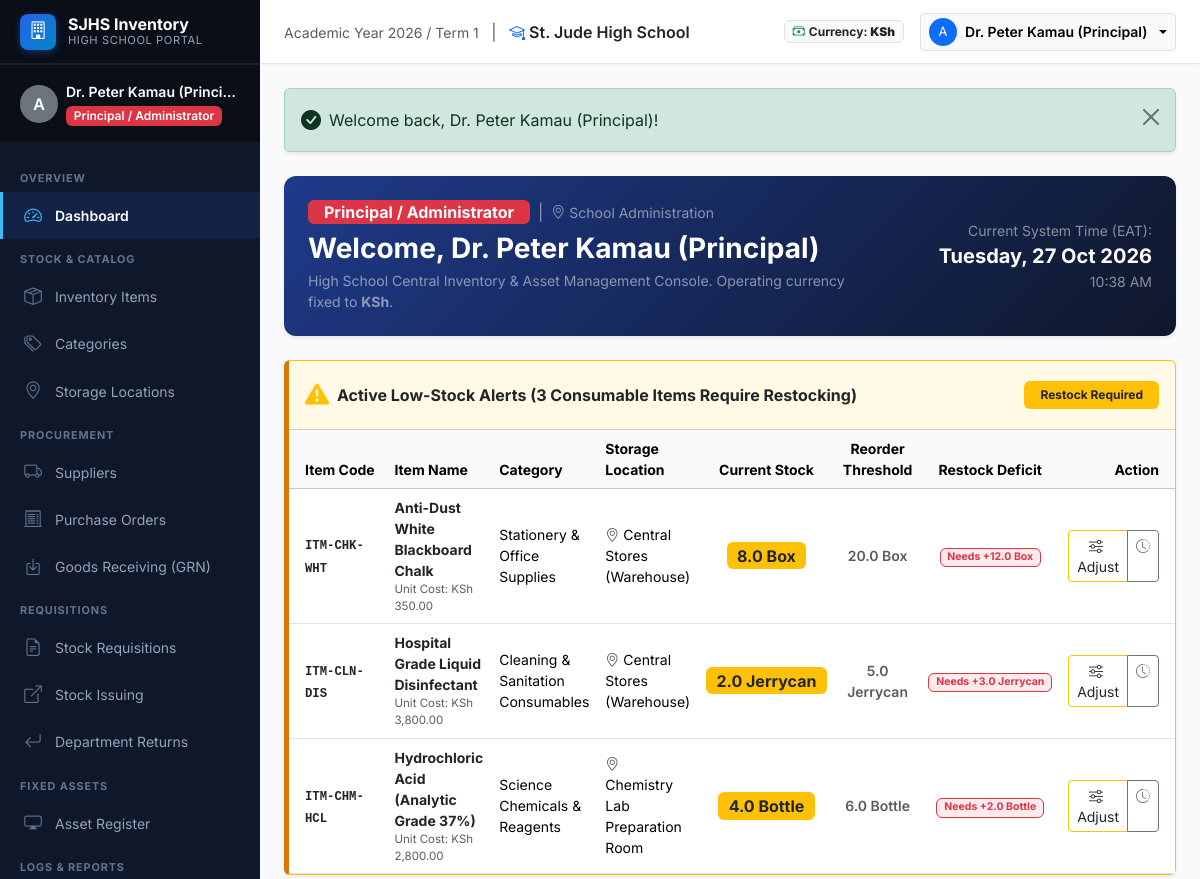
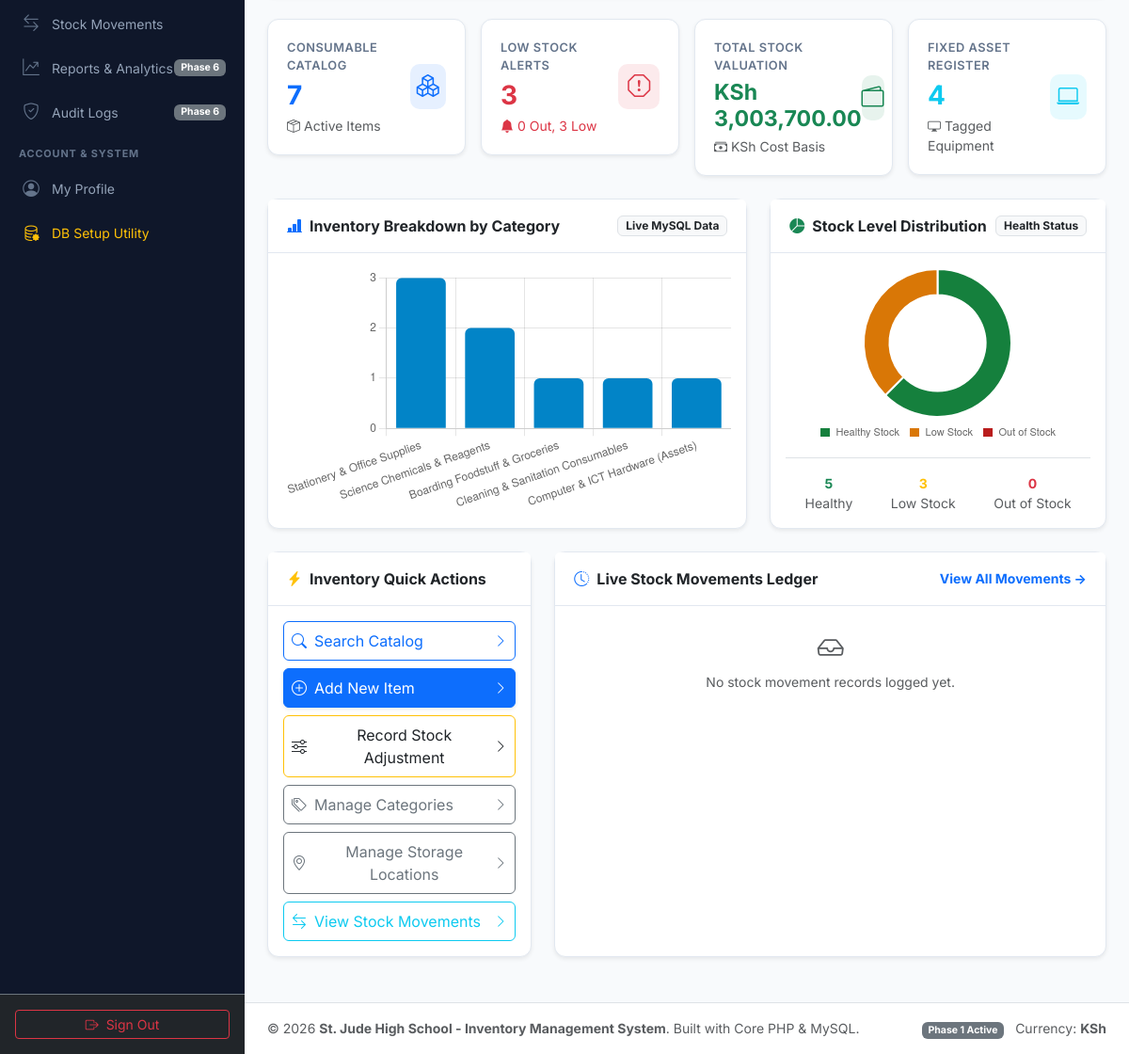
Page /public/dashboard.php (signed in) on the committed database (2 pictures, top to bottom).
### tables this page shows
CREATE TABLE `items` (
  `id` INT UNSIGNED NOT NULL AUTO_INCREMENT,
  `category_id` INT UNSIGNED NOT NULL,
  `location_id` INT UNSIGNED NULL DEFAULT NULL,
  `item_code` VARCHAR(50) NOT NULL,
  `name` VARCHAR(150) NOT NULL,
  `description` TEXT NULL DEFAULT NULL,
  `unit_of_measure` VARCHAR(30) NOT NULL DEFAULT 'Pcs',
  `is_asset` TINYINT(1) NOT NULL DEFAULT 0,
  `unit_cost` DECIMAL(12,2) NOT NULL DEFAULT 0.00,
  `quantity_on_hand` DECIMAL(12,2) NOT NULL DEFAULT 0.00,
  `reorder_level` DECIMAL(12,2) NOT NULL DEFAULT 10.00,
  `status` ENUM('active', 'discontinued') NOT NULL DEFAULT 'active',
  `created_at` TIMESTAMP NOT NULL DEFAULT CURRENT_TIMESTAMP,
  `updated_at` TIMESTAMP NOT NULL DEFAULT CURRENT_TIMESTAMP ON UPDATE CURRENT_TIMESTAMP,
  PRIMARY KEY (`id`),
  UNIQUE KEY `uk_item_code` (`item_code`),
  KEY `idx_item_category` (`category_id`),
  KEY `idx_item_location` (`location_id`),
  KEY `idx_item_is_asset` (`is_asset`),
  KEY `idx_item_reorder` (`quantity_on_hand`, `reorder_level`),
  CONSTRAINT `fk_items_category` FOREIGN KEY (`category_id`) 
    REFERENCES `categories` (`id`) ON DELETE RESTRICT ON UPDATE CASCADE,
  CONSTRAINT `fk_items_location` FOREIGN KEY (`location_id`) 
    REFERENCES `locations` (`id`) ON DELETE SET NULL ON UPDATE CASCADE
);

CREATE TABLE `categories` (
  `id` INT UNSIGNED NOT NULL AUTO_INCREMENT,
  `code` VARCHAR(20) NOT NULL,
  `name` VARCHAR(100) NOT NULL,
  `is_asset_category` TINYINT(1) NOT NULL DEFAULT 0,
  `description` TEXT NULL DEFAULT NULL,
  `created_at` TIMESTAMP NOT NULL DEFAULT CURRENT_TIMESTAMP,
  `updated_at` TIMESTAMP NOT NULL DEFAULT CURRENT_TIMESTAMP ON UPDATE CURRENT_TIMESTAMP,
  PRIMARY KEY (`id`),
  UNIQUE KEY `uk_cat_code` (`code`),
  KEY `idx_cat_is_asset` (`is_asset_category`)
);

CREATE TABLE `locations` (
  `id` INT UNSIGNED NOT NULL AUTO_INCREMENT,
  `code` VARCHAR(20) NOT NULL,
  `name` VARCHAR(100) NOT NULL,
  `type` ENUM('main_store', 'department_store', 'laboratory', 'workshop', 'kitchen', 'library', 'office') NOT NULL DEFAULT 'main_store',
  `description` TEXT NULL DEFAULT NULL,
  `created_at` TIMESTAMP NOT NULL DEFAULT CURRENT_TIMESTAMP,
  `updated_at` TIMESTAMP NOT NULL DEFAULT CURRENT_TIMESTAMP ON UPDATE CURRENT_TIMESTAMP,
  PRIMARY KEY (`id`),
  UNIQUE KEY `uk_loc_code` (`code`),
  KEY `idx_loc_type` (`type`)
);

### public/dashboard.php (the view, shortened to what the rows shown need)
<?php
require_once __DIR__ . '/../includes/helpers.php';
require_once __DIR__ . '/../includes/auth.php';
$pdo = Database::getConnection();
$lowStockCount = 0;
$outOfStockCount = 0;
$healthyStockCount = 0;
$lowStockItems = [];
$categoryDistribution = [];
if ($pdo) {
    try {
        $stmt = $pdo->query("SELECT COUNT(*) FROM `items` WHERE `quantity_on_hand` <= `reorder_level` AND `quantity_on_hand` > 0 AND `status` = 'active'");
        $lowStockCount = (int)$stmt->fetchColumn();
        $stmt = $pdo->query("SELECT COUNT(*) FROM `items` WHERE `quantity_on_hand` <= 0 AND `status` = 'active'");
        $outOfStockCount = (int)$stmt->fetchColumn();
        $stmt = $pdo->query("SELECT COUNT(*) FROM `items` WHERE `quantity_on_hand` > `reorder_level` AND `status` = 'active'");
        $healthyStockCount = (int)$stmt->fetchColumn();
        $stmt = $pdo->query("
            SELECT i.*, c.name AS category_name, l.name AS location_name
            FROM `items` i
            LEFT JOIN `categories` c ON i.category_id = c.id
            LEFT JOIN `locations` l ON i.location_id = l.id
            WHERE i.is_asset = 0
              AND i.quantity_on_hand <= i.reorder_level
              AND i.status = 'active'
            ORDER BY (i.quantity_on_hand / CASE WHEN i.reorder_level = 0 THEN 1 ELSE i.reorder_level END) ASC
            LIMIT 15
        ");
        $lowStockItems = $stmt->fetchAll();
        $stmt = $pdo->query("
            SELECT c.name AS category_name, COUNT(i.id) AS item_count,
                   COALESCE(SUM(i.quantity_on_hand * i.unit_cost), 0.0) AS category_value
            FROM `categories` c
            LEFT JOIN `items` i ON c.id = i.category_id AND i.status = 'active'
            GROUP BY c.id
            HAVING item_count > 0
            ORDER BY item_count DESC
            LIMIT 6
        ");
        $categoryDistribution = $stmt->fetchAll();
    } catch (PDOException $e) {
        error_log("Dashboard query error: " . $e->getMessage());
    }
}
require_once __DIR__ . '/../includes/header.php';
?>
<?php if (!empty($lowStockItems)): ?>
    <div class="card border-warning mb-4 shadow-sm" style="border-left: 5px solid #d97706 !important;">
        <div class="card-body p-0">
            <div class="table-responsive">
                <table class="table table-hover align-middle mb-0">
                    <thead class="table-light small">
                        <tr>
                            <th class="ps-3" style="width: 130px;">Item Code</th>
                            <th>Item Name</th>
                            <th>Category</th>
                            <th>Storage Location</th>
                            <th class="text-center">Current Stock</th>
                            <th class="text-center">Reorder Threshold</th>
                            <th class="text-center">Restock Deficit</th>
                            <th class="text-end pe-3">Action</th>
                        </tr>
                    </thead>
                    <tbody class="small">
                        <?php foreach ($lowStockItems as $item): ?>
                            <?php
                                $qty = (float)$item['quantity_on_hand'];
                                $threshold = (float)$item['reorder_level'];
                                $deficit = max(0.0, $threshold - $qty);
                                $isZero = ($qty <= 0);
                            ?>
                            <tr>
                                <td class="ps-3">
                                    <code class="fw-bold text-dark"><?= e($item['item_code']) ?></code>
                                </td>
                                <td>
                                    <div class="fw-bold text-dark"><?= e($item['name']) ?></div>
                                    <div class="text-muted" style="font-size: 0.72rem;">Unit Cost: <?= format_currency($item['unit_cost']) ?></div>
                                </td>
                                <td><?= e($item['category_name'] ?? 'General') ?></td>
                                <td><i class="bi bi-geo-alt text-muted me-1"></i><?= e($item['location_name'] ?? 'Main Store') ?></td>
                                <td class="text-center">
                                    <?php if ($isZero): ?>
                                        <span class="badge bg-danger text-white fs-6">0.0 <?= e($item['unit_of_measure']) ?></span>
                                    <?php else: ?>
                                        <span class="badge bg-warning text-dark fs-6"><?= number_format($qty, 1) ?> <?= e($item['unit_of_measure']) ?></span>
                                    <?php endif; ?>
                                </td>
                                <td class="text-center fw-semibold text-muted">
                                    <?= number_format($threshold, 1) ?> <?= e($item['unit_of_measure']) ?>
                                </td>
                                <td class="text-center">
                                    <span class="badge bg-danger bg-opacity-10 text-danger border border-danger">
                                        Needs +<?= number_format($deficit, 1) ?> <?= e($item['unit_of_measure']) ?>
                                    </span>
                                </td>
                                <td class="text-end pe-3">
                                    <div class="btn-group btn-group-sm">
                                        <?php if (has_role(['admin', 'storekeeper'])): ?>
                                            <a href="<?= e(url('public/stock_adjustment.php?item_id=' . (int)$item['id'])) ?>" class="btn btn-sm btn-outline-warning text-dark" title="Adjust Stock">
                                                <i class="bi bi-sliders me-1"></i>Adjust
                                            </a>
                                        <?php endif; ?>
                                        <a href="<?= e(url('public/item_movements.php?id=' . (int)$item['id'])) ?>" class="btn btn-sm btn-outline-secondary" title="View History">
                                            <i class="bi bi-clock-history"></i>
                                        </a>
                                    </div>
                                </td>
                            </tr>
                        <?php endforeach; ?>
                    </tbody>
                </table>
            </div>
        </div>
    </div>
<?php endif; ?>
<script>
document.addEventListener('DOMContentLoaded', function () {
    // 1. Category Bar Chart
    const categoryCtx = document.getElementById('categoryChart');
    if (categoryCtx) {
        <?php
            $catLabels = [];
            $catCounts = [];
            $catValues = [];
            foreach ($categoryDistribution as $cd) {
                $catLabels[] = $cd['category_name'];
                $catCounts[] = (int)$cd['item_count'];
                $catValues[] = (float)$cd['category_value'];
            }
        ?>
        const categoryLabels = <?= json_encode($catLabels) ?>;
        const categoryCounts = <?= json_encode($catCounts) ?>;
        new Chart(categoryCtx, {
            type: 'bar',
            data: {
                labels: categoryLabels,
                datasets: [{
                    label: 'Registered Items',
                    data: categoryCounts,
                    backgroundColor: '#0284c7',
                    borderRadius: 6
                }]
            },
            options: {
                responsive: true,
                maintainAspectRatio: false,
                plugins: {
                    legend: { display: false }
                },
                scales: {
                    y: {
                        beginAtZero: true,
                        ticks: { stepSize: 1 }
                    }
                }
            }
        });
    }
    // 2. Stock Health Donut Chart
    const healthCtx = document.getElementById('stockHealthChart');
    if (healthCtx) {
        new Chart(healthCtx, {
            type: 'doughnut',
            data: {
                labels: ['Healthy Stock', 'Low Stock', 'Out of Stock'],
                datasets: [{
                    data: [<?= $healthyStockCount ?>, <?= $lowStockCount ?>, <?= $outOfStockCount ?>],
                    backgroundColor: ['#15803d', '#d97706', '#b91c1c'],
                    hoverOffset: 4
                }]
            },
            options: {
                responsive: true,
                maintainAspectRatio: false,
                plugins: {
                    legend: {
                        position: 'bottom',
                        labels: { boxWidth: 12, font: { size: 11 } }
                    }
                },
                cutout: '65%'
            }
        });
    }
});
</script>
<?php require_once __DIR__ . '/../includes/footer.php'; ?>

### rows in the picture
items: item_code "ITM-CHK-WHT", name "Anti-Dust White Blackboard Chalk", unit_cost "KSh 350.00", category.name "Stationery & Office Supplies", location.name "Central Stores (Warehouse)", quantity_on_hand "8.0", unit_of_measure "Box", reorder_level "20.0", deficit "12.0"
items: item_code "ITM-CLN-DIS", name "Hospital Grade Liquid Disinfectant", unit_cost "KSh 3,800.00", category.name "Cleaning & Sanitation Consumables", location.name "Central Stores (Warehouse)", quantity_on_hand "2.0", unit_of_measure "Jerrycan", reorder_level "5.0", deficit "3.0"
items: item_code "ITM-CHM-HCL", name "Hydrochloric Acid (Analytic Grade 37%)", unit_cost "KSh 2,800.00", category.name "Science Chemicals & Reagents", location.name "Chemistry Lab Preparation Room", quantity_on_hand "4.0", unit_of_measure "Bottle", reorder_level "6.0", deficit "2.0"

### other values in the picture
substr(e($user['username']), 0, 1) "A"
$user['full_name'] "Dr. Peter Kamau (Princi…"
role_display_name($user['role']) "Principal / Administrator"
$user['full_name'] "Dr. Peter Kamau (Principal)"
$flash['message'] "Welcome back, Dr. Peter Kamau (Principal)!"
$user['department_name'] "School Administration"
APP_CURRENCY "KSh"
count($lowStockItems) "3"
$totalItems "7"
$lowStockCount + $outOfStockCount "3"
$outOfStockCount "0"
$lowStockCount "3"
format_currency($totalInventoryValue) "KSh 3,003,700.00"
$totalAssets "4"
$healthyStockCount "5"
